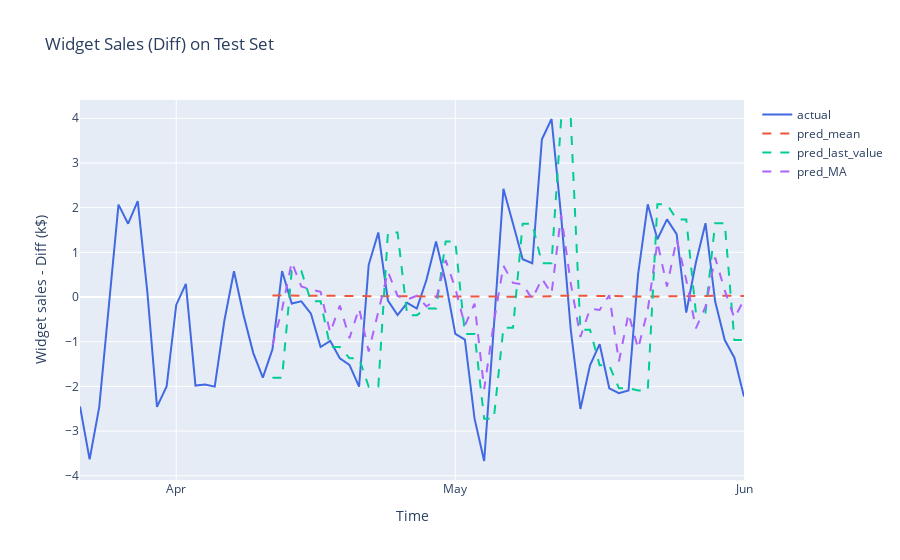

Here is the notebook cell this chart was saved with:
### Code cell
fig = go.Figure()
fig.add_trace(go.Scatter(x=df_diff[-70:].index, y=df_diff[-70:]['widget_sales_diff'], name='actual', line = dict(color='royalblue')))

for pred_type in ["pred_mean", "pred_last_value","pred_MA"]: 
    fig.add_trace(go.Scatter(x=pred_df.index, y=pred_df[pred_type], name=pred_type, line = dict(dash='dash')))
fig.update_layout(
    xaxis= dict(
        tickmode = 'array',
        tickvals = [439, 468, 498],
        ticktext = ['Apr', 'May', 'Jun']
    ),
    yaxis_title='Widget sales - Diff (k$)',
    xaxis_title='Time',
    title='Widget Sales (Diff) on Test Set'
)  
fig.show()
